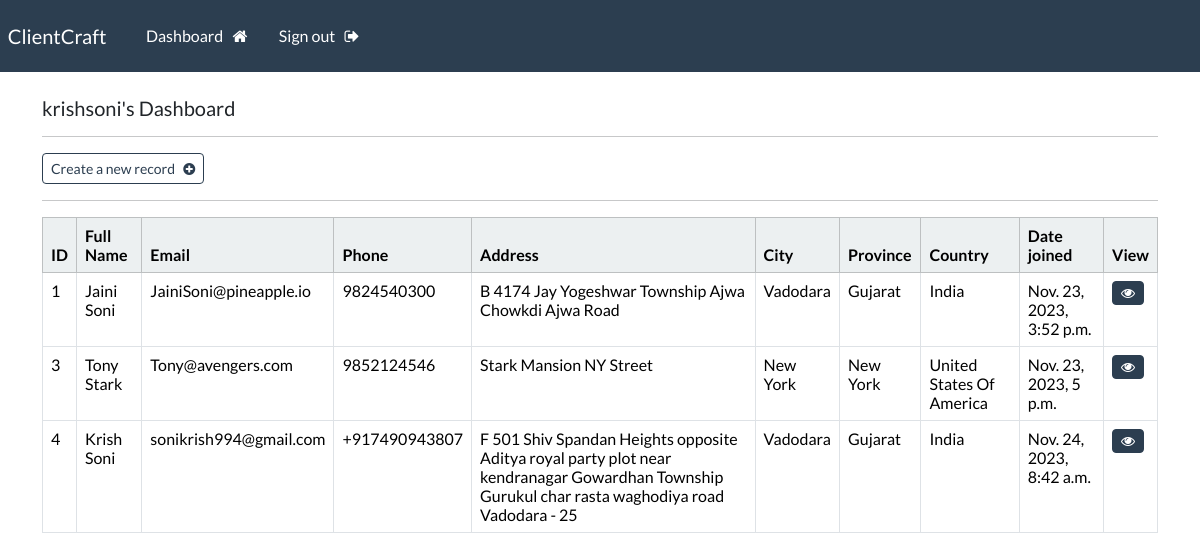
Before: /dashboard (signed in) with the older database file.
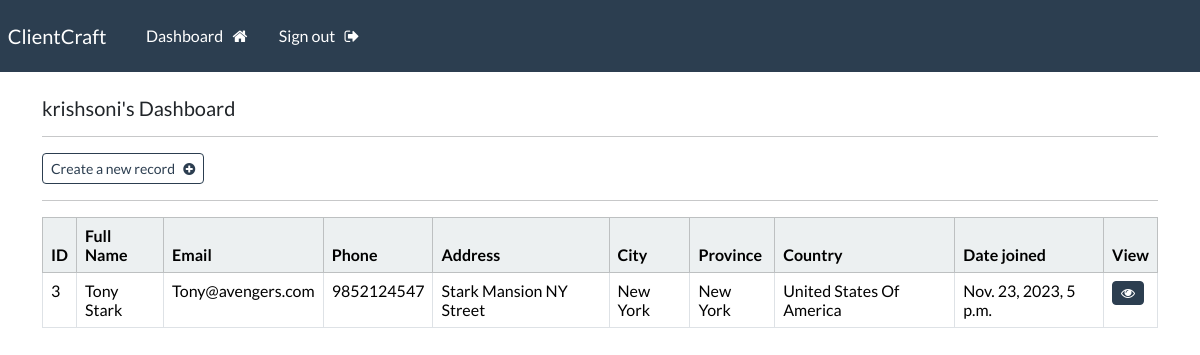
After: the same page with the newer database file.
### web/models.py (models this page shows, shortened)
class Record(models.Model):
    creation_date = models.DateTimeField(auto_now_add=True)
    first_name = models.CharField(max_length=100)
    last_name = models.CharField(max_length=100)
    email = models.EmailField(max_length=255)
    phone_number = models.CharField(max_length=20)
    address = models.CharField(max_length=500)
    city = models.CharField(max_length=50)
    province = models.CharField(max_length=50)
    country = models.CharField(max_length=50)

### web/views.py (the view)
# urls.py: path('dashboard',views.dashboard, name="dashboard"),
@csrf_protect
@login_required(login_url='my-login')
def dashboard(request):
    my_records = Record.objects.all()
    context = {'records': my_records}
    return render(request, 'dashboard.html', context=context)

### web/templates/dashboard.html
{% extends 'base.html' %}
{% block content %}
    <h5> {{user}}'s Dashboard </h5>
    <hr>
    <a class="btn btn-outline-primary btn-sm" href="{% url 'create-record' %}">
        Create a new record &nbsp; <i class="fa fa-plus-circle" aria-hidden="true"></i>
    </a>
    <hr>
    <table class="table table-hover table-bordered">
        <thead class="table-light">
            <tr>
                <th scope="col"> ID </th>
                <th scope="col"> Full Name </th>
                <th scope="col"> Email </th>
                <th scope="col"> Phone </th>
                <th scope="col"> Address </th>
                <th scope="col"> City </th>
                <th scope="col"> Province </th>
                <th scope="col"> Country </th>
                <th scope="col"> Date joined </th>
                <th scope="col"> View </th>
            </tr>
        </thead>
        <tbody>
        {% if records %}
            {% for record in records %}
            <tr>
                <td> {{record.id}} </td>
                <td> {{record.first_name}}  {{record.last_name}} </td>
                <td> {{record.email}} </td>
                <td> {{record.phone_number}} </td>
                <td> {{record.address}} </td>
                <td> {{record.city}} </td>
                <td> {{record.province}} </td>
                <td> {{record.country}} </td>
                <td> {{record.creation_date}} </td>
                <td> <a class="btn btn-primary btn-sm" href="{% url 'record' record.id %}"> <i class="fa fa-eye" aria-hidden="true"></i> </a> </td>
            </tr>
            {% endfor %}
        {% endif %}
        </tbody>
    </table>
{% endblock %}

### web/templates/base.html (shortened to what this page needs)
 {% load static %}
<doctype html>
    <html>
        <head>
            <link rel="stylesheet" type = "text/css" href="https://bootswatch.com/5/flatly/bootstrap.min.css">
            <link rel="stylesheet" href="https://cdnjs.cloudflare.com/ajax/libs/font-awesome/4.7.0/css/font-awesome.min.css">
            <link rel="stylesheet" href="https://cdn.jsdelivr.net/npm/bootstrap-icons@1.17.0/font/bootstrap-icons.css">
            <link rel="stylesheet" type = "text/css" href = "{%static 'css/styles.css' %}">
        </head>
     <body>
        {% include 'navbar.html' %}
        <div class ="container">
            <br>
            {% block content %}{% endblock %}

### web/templates/navbar.html (shortened to what this page needs)
<nav class="navbar navbar-expand-lg navbar-dark bg-primary justify-content-center">
  <a class="navbar-brand main-heading" href="{% url '' %}">
    &nbsp; ClientCraft
  </a>
    <div class="collapse navbar-collapse text-center" id="navbarNavDropdown">
      <ul class="navbar-nav mr-auto">
        {% if user.is_authenticated %}
          <li class="nav-item">
            <a class="nav-link" href="{% url 'dashboard' %}">Dashboard &nbsp; <i class="fa fa-home" aria-hidden="true"></i> </a>
          </li>
          <li class="nav-item">
            <a class="nav-link" href="{% url 'user-logout' %}">Sign out &nbsp; <i class="fa fa-sign-out" aria-hidden="true"></i> </a>
          </li>
      </ul>
      {% endif %}
    </div>
</nav>

Changed rows visible on the page:
removed Record: id "1", first_name "Jaini", last_name "Soni", email "JainiSoni@pineapple.io", phone_number "9824540300", address "B 4174 Jay Yogeshwar Township Ajwa Chowkdi Ajwa Road", city "Vadodara", province "Gujarat", country "India", creation_date "Nov. 23, 2023, 3:52 p.m."
removed Record: id "4", first_name "Krish", last_name "Soni", email "sonikrish994@gmail.com", phone_number "+917490943807", address "F 501 Shiv Spandan Heights opposite Aditya royal party plot near kendranagar Gowardhan Township Gurukul char rasta waghodiya road Vadodara - 25", city "Vadodara", province "Gujarat", country "India", creation_date "Nov. 24, 2023, 8:42 a.m."
changed Record "Tony": phone_number "9852124546" → "9852124547"
